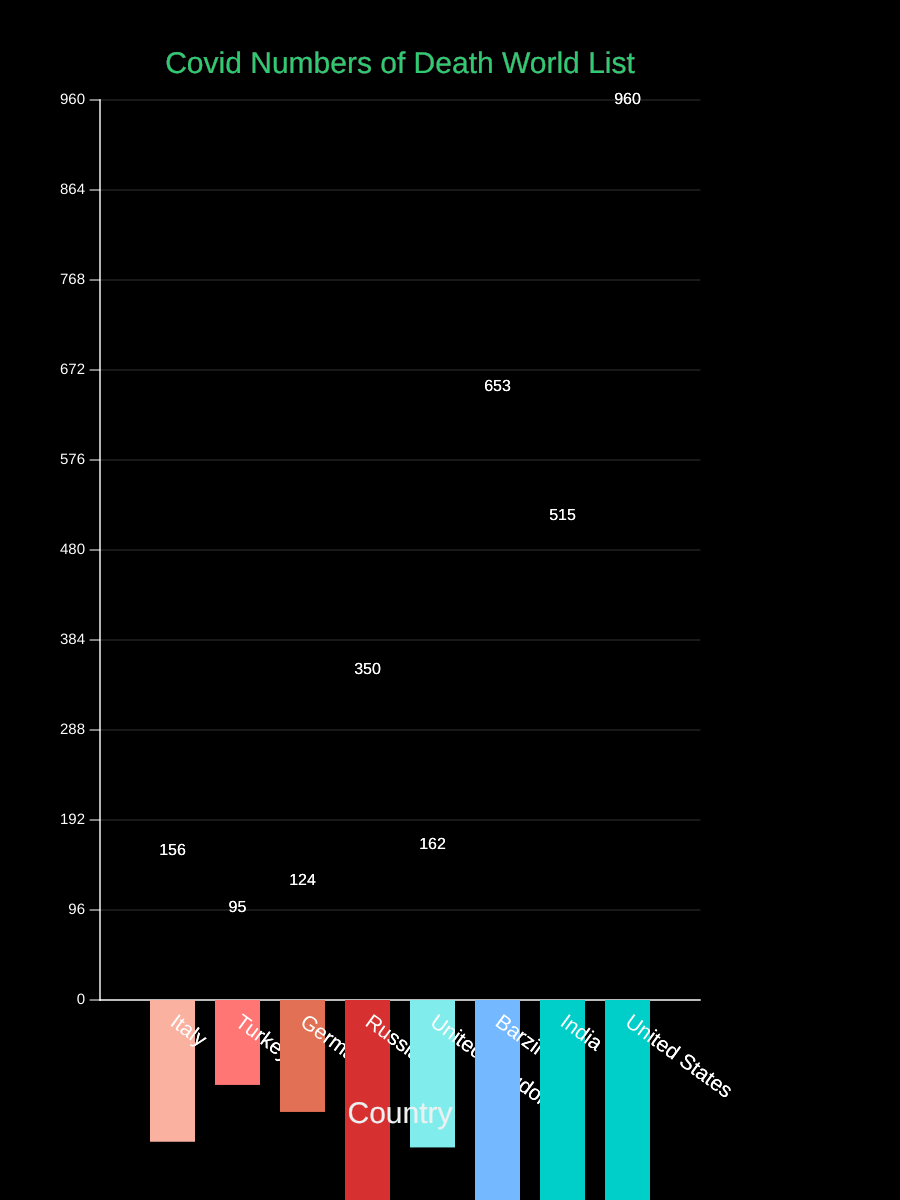
Frame 1 (no input)
Frame 60 (no input): identical to frame 1, image omitted
Frame 120 (the mouse pressed at the canvas centre since frame 60): identical to frame 1, image omitted

The p5.js sketch that drew this single still picture (run headless with seeded random() and noise() and a simulated clock; from frame 60 on, the mouse is pressed at the canvas centre):

// p5.js sketch
// ── sketch.js
let data01 = [
    { name: "Italy", total: 156 },
    { name: "Turkey", total: 95 },
    { name: "Germany", total: 124 },
    { name: "Russia", total: 350 },
    { name: "United Kingdom", total: 162 },
    { name: "Barzil", total: 653 },
    { name: "India", total: 515 },
    { name: "United States", total: 960 }
];

// let data02 = [
//     { name: "0-9", total: 7 },
//     { name: "10-19", total: 33 },
//     { name: "20-29", total: 53 },
//     { name: "30-40", total: 64 }
// ];


let chart01;
// let chart02;

function setup() {
    createCanvas(900, 1200);

    chart01 = new BarChart(data01);
    chart01.chartWidth = 600;
    chart01.chartHeight =900;
    chart01.posX = 100;
    chart01.posY = 1000;
 

    // chart02 = new BarChart(data02)
    // chart02.chartWidth = 400;
    // chart02.chartHeight = 600
    // chart02.posX = 700;
    // chart02.posY = 700;
    // chart02.updateValues();

}


function draw() {
    background(0);
    chart01.updateValues();
    chart01.render();
    // chart02.render();
}
// ── BarChart.js
class BarChart{
    constructor(_data){
        this.data = _data;

        this.chartHeight = 200;
        this.chartWidth = 200;
        this.spacing = 20;
        this.margin = 50;
        this.numTicks = 10;
        this.posX = 100;
        this.posY = 300;
        this.tickIncrements;
        this.maxValue;
        this.numPlaces = 0.1;
        this.tickSpacing;
        this.barWidth;
        this.availableWidth;
        this.tickbelow;

        this.showValues = true; //show values above
        this.showLabels = true; //rotate values
        this.rotateLabels = true; //show name

        this.title2="Covid Numbers of Death World List";

        this.title="Country";
        this.fontSize = 30;
        this.textFont = ('Roboto');
        this.chartWidthAge = 600;
        this.chartHeightAge = -150;

        this.colors = [color('#fab1a0'), color('#ff7675'), color('#e17055'), color('#d63031'), color('#81ecec'), color('#74b9ff'), color('#00cec9'), color('#00cec9')];


        this.updateValues();
        this.calculateMaxValue();
    }

    updateValues(){
        this.tickSpacing = this.chartHeight / this.numTicks; //space between ticks on  the left 
        this.availableWidth = this.chartWidth - (this.margin * 2) - (this.spacing * (this.data.length - 1)); //available space for bars
        this.barWidth = this.availableWidth / this.data.length; //bar width
        //this.tickbelow = this.chartHeight / this.numTicks; //space between ticks on the below (need help)********
    }

    calculateMaxValue(){
        let listValues = this.data.map(function(x) {return x.total});
        this.maxValue = max(listValues);
        this.tickIncrements = (this.maxValue / this.numTicks);
    }
    


    render(){
    push()
    translate(this.posX, this.posY);
    this.drawAxis();
    this.drawTicks();
    this.drawHorizontalTicks();
    // this.drawHorizontalTicks2();
    this.drawRects();
    this.drawRects2();
    this.titleAge();
    this.titleCovid();
    //this.drawVerticalTicks();
    pop()
    }


    scaledData(num){ //this function accepts a parameter(number) and scales it using max and chartHeight
        return map(num, 0, this.maxValue, 4, this.chartHeight);
    }
    
    drawAxis(){
        stroke(255, 180);
        strokeWeight(2);
        line(0, 0, 0, -this.chartHeight); //y
        line(0, 0, this.chartWidth, 0); //x
        
    }
    
    titleAge(){
        fill('#ecf0f1');
        textSize(this.fontSize);
        textAlign(CENTER, BOTTOM);
        text(this.title, this.chartWidthAge / 2, -this.chartHeightAge - 20);
        textFont(); //not work with font
    }

    titleCovid(){
        fill('#2ecc71');
        textSize(this.fontSize);
        textAlign(CENTER, BOTTOM);
        text(this.title2, this.chartWidth / 2, -this.chartHeight - 20);
        textFont(); //not work with font
        rotate(PI / 5);
    }

    drawTicks(){
        for(let i=0; i<=this.numTicks; i++){
            //ticks
            stroke(255);
            strokeWeight(1);
            line(0, this.tickSpacing * -i, -10, this.tickSpacing * -i);
    
            //numbers (text)
            fill(255);
            noStroke();
            textSize(15);
            textAlign(RIGHT, CENTER);
            text((i * this.tickIncrements).toFixed(this.numPlaces), -15, this.tickSpacing * -i);
        }
    }
    
    drawHorizontalTicks(){
            for(let i=0; i<=this.numTicks; i++){
                //horizontal lines
                stroke(255);
                strokeWeight(0.2);
                line(0, this.tickSpacing * -i, this.chartWidth, this.tickSpacing * -i);
            }
    }


    drawVerticalTicks(){ // need help****
        for(let i=0; i<=this.barWidth; i++){
            //Vertical lines
            stroke(2);
            strokeWeight(5);
            line(0, this.tickSpacing * -i, this.chartWidth, this.barWidth * -i);
        }
}

    drawRects(){
        push();
        translate(this.margin, 0);
        for(let i=0; i<this.data.length; i++){
            let colorNumber = i % 8;
            //bars
            fill(this.colors[colorNumber]);
            noStroke();
            rect((this.barWidth + this.spacing) * i, 0, this.barWidth, this.scaledData(-this.data[i].total));
    
            //numbers (text)
            if(this.showValues){
                noStroke();
                fill(255);
                textSize(16);
                textAlign(CENTER, BOTTOM);
                text(this.data[i].total, ((this.barWidth + this.spacing) * i) + this.barWidth / 2, this.scaledData(-this.data[i].total));
            }
    
            //text
            if(this.showLabels){
                if(this.rotateLabels){
                    push();
                    noStroke();
                    fill(255);
                    textSize(21);
                    textAlign(LEFT, CENTER);
    
                    translate(((this.barWidth + this.spacing) * i) + this.barWidth / 2, 20);
                    rotate(PI / 5);
                    text(this.data[i].name, 0, 0);
                    pop();
                }    else{
                    noStroke();
                    fill(255);
                    textSize(14);
                    textAlign(CENTER, BOTTOM);
                    text(this.data[i].name, ((this.barWidth + this.spacing) * i) + this.barWidth / 2, 20);
                }
                
            }
        }
        pop();
    }

    drawRects2 (){
        push();
        translate(this.margin, 0);
        for(let i=0; i<this.data.length; i++){
            let colorNumber = i % 8;
            //bars
            fill(this.colors[colorNumber]);
            noStroke();
            rect((this.barWidth + this.spacing) * i, 0, this.barWidth, this.scaledData(-this.data[i].total)); 

            //numbers (text)
            if(this.showValues){
                noStroke();
                fill(255);
                textSize(16);
                textAlign(CENTER, BOTTOM);
                text(this.data[i].total, ((this.barWidth + this.spacing) * i) + this.barWidth / 2, this.scaledData(-this.data[i].total));
            }
    
            //text
            if(this.showLabels){
                if(this.rotateLabels){
                    push();
                    noStroke();
                    fill(255);
                    textSize(21);
                    textAlign(LEFT, CENTER);
    
                    translate(((this.barWidth + this.spacing) * i) + this.barWidth / 2, 20);
                    rotate(PI / 5);
                    text(this.data[i].name, 0, 0);
                    pop();
                }    else{
                    noStroke();
                    fill(255);
                    textSize(14);
                    textAlign(CENTER, BOTTOM);
                    text(this.data[i].name, ((this.barWidth + this.spacing) * i) + this.barWidth / 2, 20);
                }
                
            }
        }
        pop();
    }
}
